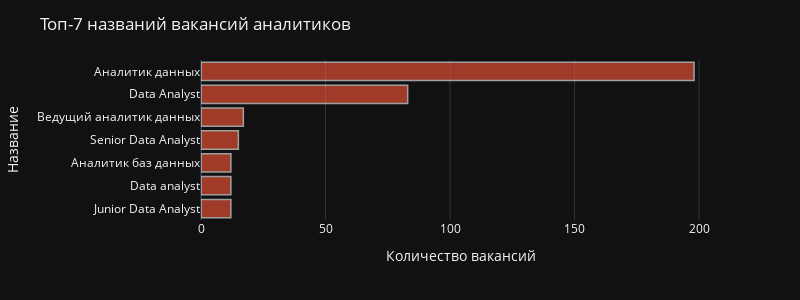

The notebook cell this image was saved under:
### Code cell
plot_discrete(
    'da', 7, 'name', 
    rus_feature='Название', 
    title_text='Топ-7 названий вакансий аналитиков',
    height=300
)

### Figure 1 — Plotly figure (JSON) as saved in the notebook; plotly's stock layout.template omitted (floating-point values rounded to 4 significant figures)
{"data": [{"alignmentgroup": "True", "hovertemplate": "Количество вакансий=%{x}<br>Название=%{y}<extra></extra>", "legendgroup": "", "marker": {"color": "#FF563A", "line": {"color": "#FFFFFF", "width": 1.5}, "pattern": {"shape": ""}}, "name": "", "offsetgroup": "", "opacity": 0.6, "orientation": "h", "showlegend": false, "textposition": "auto", "type": "bar", "x": [12, 12, 12, 15, 17, 83, 198], "xaxis": "x", "y": ["Junior Data Analyst", "Data analyst", "Аналитик баз данных", "Senior Data Analyst", "Ведущий аналитик данных", "Data Analyst", "Аналитик данных"], "yaxis": "y"}], "layout": {"barmode": "relative", "height": 300, "legend": {"tracegroupgap": 0}, "margin": {"t": 60}, "showlegend": false, "title": {"text": "Топ-7 названий вакансий аналитиков"}, "width": 800, "xaxis": {"anchor": "y", "domain": [0, 1], "title": {"text": "Количество вакансий"}}, "yaxis": {"anchor": "x", "domain": [0, 1], "title": {"text": "Название"}}}}
